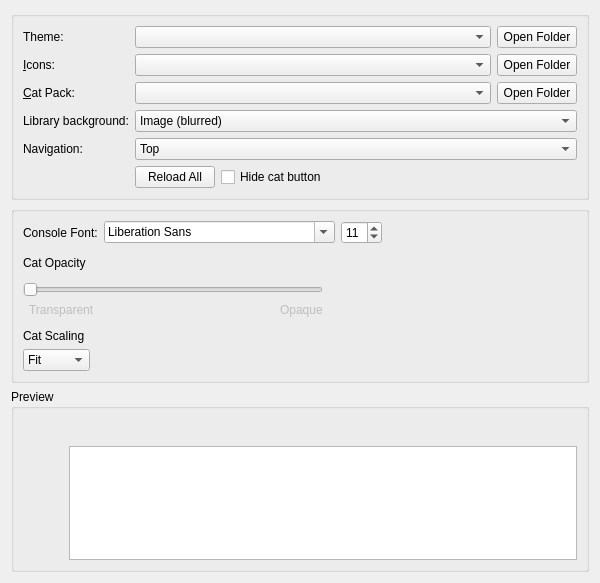
<?xml version="1.0" encoding="UTF-8"?>
<ui version="4.0">
 <class>AppearanceWidget</class>
 <widget class="QWidget" name="AppearanceWidget">
  <property name="geometry">
   <rect>
    <x>0</x>
    <y>0</y>
    <width>600</width>
    <height>583</height>
   </rect>
  </property>
  <property name="minimumSize">
   <size>
    <width>300</width>
    <height>0</height>
   </size>
  </property>
  <layout class="QVBoxLayout" name="verticalLayout" stretch="0,0,0">
   <item>
    <widget class="QGroupBox" name="themingBox">
     <property name="title">
      <string/>
     </property>
     <property name="flat">
      <bool>false</bool>
     </property>
     <layout class="QVBoxLayout" name="verticalLayout_2">
      <item>
       <layout class="QGridLayout" name="gridLayout">
        <item row="3" column="0">
         <widget class="QLabel" name="workspaceBackgroundLabel">
          <property name="text"><string>Library background:</string></property>
          <property name="buddy"><cstring>workspaceBackgroundCombo</cstring></property>
         </widget>
        </item>
        <item row="3" column="2" colspan="2">
         <widget class="QComboBox" name="workspaceBackgroundCombo">
          <item><property name="text"><string>Image (blurred)</string></property></item>
          <item><property name="text"><string>Solid color</string></property></item>
         </widget>
        </item>
        <item row="1" column="0">
         <widget class="QLabel" name="iconsLabel">
          <property name="text">
           <string>&amp;Icons:</string>
          </property>
          <property name="buddy">
           <cstring>iconsComboBox</cstring>
          </property>
         </widget>
        </item>
        <item row="2" column="0">
         <widget class="QLabel" name="catPackLabel">
          <property name="text">
           <string>&amp;Cat Pack:</string>
          </property>
          <property name="buddy">
           <cstring>catPackComboBox</cstring>
          </property>
         </widget>
        </item>
        <item row="0" column="3">
         <widget class="QPushButton" name="widgetStyleFolder">
          <property name="toolTip">
           <string>View widget themes folder.</string>
          </property>
          <property name="text">
           <string>Open Folder</string>
          </property>
         </widget>
        </item>
        <item row="1" column="2">
         <widget class="QComboBox" name="iconsComboBox">
          <property name="sizePolicy">
           <sizepolicy hsizetype="Expanding" vsizetype="Fixed">
            <horstretch>0</horstretch>
            <verstretch>0</verstretch>
           </sizepolicy>
          </property>
          <property name="focusPolicy">
           <enum>Qt::FocusPolicy::StrongFocus</enum>
          </property>
         </widget>
        </item>
        <item row="2" column="2">
         <widget class="QComboBox" name="catPackComboBox"/>
        </item>
        <item row="0" column="2">
         <widget class="QComboBox" name="widgetStyleComboBox">
          <property name="sizePolicy">
           <sizepolicy hsizetype="Expanding" vsizetype="Fixed">
            <horstretch>0</horstretch>
            <verstretch>0</verstretch>
           </sizepolicy>
          </property>
          <property name="focusPolicy">
           <enum>Qt::FocusPolicy::StrongFocus</enum>
          </property>
         </widget>
        </item>
        <item row="1" column="3">
         <widget class="QPushButton" name="iconsFolder">
          <property name="toolTip">
           <string>View icon themes folder.</string>
          </property>
          <property name="text">
           <string>Open Folder</string>
          </property>
         </widget>
        </item>
        <item row="0" column="0">
         <widget class="QLabel" name="widgetStyleLabel">
          <property name="text">
           <string>Theme:</string>
          </property>
          <property name="buddy">
           <cstring>widgetStyleComboBox</cstring>
          </property>
         </widget>
        </item>
        <item row="2" column="3">
         <widget class="QPushButton" name="catPackFolder">
          <property name="toolTip">
           <string>View cat packs folder.</string>
          </property>
          <property name="text">
           <string>Open Folder</string>
          </property>
         </widget>
        </item>
        <item row="5" column="2">
         <layout class="QHBoxLayout" name="horizontalLayout_8">
          <item>
           <widget class="QPushButton" name="reloadThemesButton">
            <property name="sizePolicy">
             <sizepolicy hsizetype="Maximum" vsizetype="Fixed">
              <horstretch>0</horstretch>
              <verstretch>0</verstretch>
             </sizepolicy>
            </property>
            <property name="text">
             <string>Reload All</string>
            </property>
           </widget>
          </item>
          <item>
           <widget class="QCheckBox" name="hideCatButtonCheckBox">
            <property name="text">
             <string>Hide cat button</string>
            </property>
           </widget>
          </item>
         </layout>
        </item>
        <item row="4" column="0">
         <widget class="QLabel" name="workspaceNavigationLabel">
          <property name="text">
           <string>Navigation:</string>
          </property>
          <property name="buddy">
           <cstring>workspaceNavigationCombo</cstring>
          </property>
         </widget>
        </item>
        <item row="4" column="2" colspan="2">
         <widget class="QComboBox" name="workspaceNavigationCombo">
          <item>
           <property name="text">
            <string>Top</string>
           </property>
          </item>
          <item>
           <property name="text">
            <string>Side</string>
           </property>
          </item>
         </widget>
        </item>
       </layout>
      </item>
     </layout>
    </widget>
   </item>
   <item>
    <widget class="QGroupBox" name="settingsBox">
     <property name="title">
      <string/>
     </property>
     <layout class="QVBoxLayout" name="verticalLayout_5">
      <item>
       <layout class="QHBoxLayout" name="horizontalLayout_5">
        <item>
         <widget class="QLabel" name="label">
          <property name="text">
           <string>Console Font:</string>
          </property>
         </widget>
        </item>
        <item>
         <widget class="QFontComboBox" name="consoleFont"/>
        </item>
        <item>
         <widget class="QSpinBox" name="fontSizeBox">
          <property name="sizePolicy">
           <sizepolicy hsizetype="Maximum" vsizetype="Fixed">
            <horstretch>0</horstretch>
            <verstretch>0</verstretch>
           </sizepolicy>
          </property>
          <property name="minimum">
           <number>5</number>
          </property>
          <property name="maximum">
           <number>16</number>
          </property>
          <property name="value">
           <number>11</number>
          </property>
         </widget>
        </item>
        <item>
         <spacer name="horizontalSpacer_2">
          <property name="orientation">
           <enum>Qt::Orientation::Horizontal</enum>
          </property>
          <property name="sizeHint" stdset="0">
           <size>
            <width>0</width>
            <height>0</height>
           </size>
          </property>
         </spacer>
        </item>
       </layout>
      </item>
      <item>
       <spacer name="verticalSpacer_2">
        <property name="orientation">
         <enum>Qt::Orientation::Vertical</enum>
        </property>
        <property name="sizeType">
         <enum>QSizePolicy::Policy::Fixed</enum>
        </property>
        <property name="sizeHint" stdset="0">
         <size>
          <width>0</width>
          <height>6</height>
         </size>
        </property>
       </spacer>
      </item>
      <item>
       <widget class="QLabel" name="catOpacityLabel">
        <property name="text">
         <string>Cat Opacity</string>
        </property>
       </widget>
      </item>
      <item>
       <widget class="QWidget" name="widget_2" native="true">
        <property name="maximumSize">
         <size>
          <width>300</width>
          <height>16777215</height>
         </size>
        </property>
        <layout class="QHBoxLayout" name="horizontalLayout_2">
         <property name="leftMargin">
          <number>0</number>
         </property>
         <property name="topMargin">
          <number>0</number>
         </property>
         <property name="rightMargin">
          <number>0</number>
         </property>
         <property name="bottomMargin">
          <number>0</number>
         </property>
        </layout>
       </widget>
      </item>
      <item>
       <widget class="QWidget" name="widget" native="true">
        <property name="maximumSize">
         <size>
          <width>300</width>
          <height>16777215</height>
         </size>
        </property>
        <layout class="QGridLayout" name="gridLayout_4">
         <property name="leftMargin">
          <number>0</number>
         </property>
         <property name="topMargin">
          <number>0</number>
         </property>
         <property name="rightMargin">
          <number>0</number>
         </property>
         <property name="bottomMargin">
          <number>0</number>
         </property>
         <item row="3" column="3">
          <widget class="QLabel" name="label_5">
           <property name="enabled">
            <bool>false</bool>
           </property>
           <property name="text">
            <string>Opaque</string>
           </property>
          </widget>
         </item>
         <item row="3" column="2">
          <spacer name="horizontalSpacer_4">
           <property name="orientation">
            <enum>Qt::Orientation::Horizontal</enum>
           </property>
           <property name="sizeHint" stdset="0">
            <size>
             <width>0</width>
             <height>0</height>
            </size>
           </property>
          </spacer>
         </item>
         <item row="3" column="1">
          <widget class="QLabel" name="label_4">
           <property name="enabled">
            <bool>false</bool>
           </property>
           <property name="text">
            <string>Transparent</string>
           </property>
          </widget>
         </item>
         <item row="2" column="0" colspan="4">
          <widget class="QSlider" name="catOpacitySlider">
           <property name="minimumSize">
            <size>
             <width>0</width>
             <height>0</height>
            </size>
           </property>
           <property name="maximum">
            <number>100</number>
           </property>
           <property name="orientation">
            <enum>Qt::Orientation::Horizontal</enum>
           </property>
          </widget>
         </item>
        </layout>
       </widget>
      </item>
      <item>
       <spacer name="verticalSpacer">
        <property name="orientation">
         <enum>Qt::Orientation::Vertical</enum>
        </property>
        <property name="sizeType">
         <enum>QSizePolicy::Policy::Fixed</enum>
        </property>
        <property name="sizeHint" stdset="0">
         <size>
          <width>0</width>
          <height>6</height>
         </size>
        </property>
       </spacer>
      </item>
      <item>
       <widget class="QLabel" name="catFitLabel">
        <property name="sizePolicy">
         <sizepolicy hsizetype="Maximum" vsizetype="Fixed">
          <horstretch>0</horstretch>
          <verstretch>0</verstretch>
         </sizepolicy>
        </property>
        <property name="text">
         <string>Cat Scaling</string>
        </property>
       </widget>
      </item>
      <item>
       <widget class="QComboBox" name="catFitComboBox">
        <property name="sizePolicy">
         <sizepolicy hsizetype="Maximum" vsizetype="Fixed">
          <horstretch>0</horstretch>
          <verstretch>0</verstretch>
         </sizepolicy>
        </property>
        <property name="sizeHint" stdset="0">
         <size>
          <width>68</width>
          <height>22</height>
         </size>
        </property>
        <property name="currentIndex">
         <number>0</number>
        </property>
        <item>
         <property name="text">
          <string>Fit</string>
         </property>
        </item>
        <item>
         <property name="text">
          <string>Fill</string>
         </property>
        </item>
        <item>
         <property name="text">
          <string>Stretch</string>
         </property>
        </item>
       </widget>
      </item>
     </layout>
    </widget>
   </item>
   <item>
    <widget class="QGroupBox" name="previewBox">
     <property name="title">
      <string>Preview</string>
     </property>
     <layout class="QVBoxLayout" name="verticalLayout_3">
      <item>
       <layout class="QHBoxLayout" name="horizontalLayout_3">
        <item>
         <widget class="QPushButton" name="catPreview">
          <property name="sizePolicy">
           <sizepolicy hsizetype="Fixed" vsizetype="Minimum">
            <horstretch>0</horstretch>
            <verstretch>0</verstretch>
           </sizepolicy>
          </property>
          <property name="focusPolicy">
           <enum>Qt::FocusPolicy::NoFocus</enum>
          </property>
          <property name="text">
           <string/>
          </property>
          <property name="iconSize">
           <size>
            <width>64</width>
            <height>128</height>
           </size>
          </property>
          <property name="flat">
           <bool>true</bool>
          </property>
         </widget>
        </item>
        <item>
         <layout class="QVBoxLayout" name="verticalLayout_4">
          <item>
           <layout class="QHBoxLayout" name="horizontalLayout">
            <item>
             <widget class="QPushButton" name="icon1">
              <property name="focusPolicy">
               <enum>Qt::FocusPolicy::NoFocus</enum>
              </property>
              <property name="text">
               <string/>
              </property>
              <property name="icon">
               <iconset theme="new"/>
              </property>
              <property name="flat">
               <bool>true</bool>
              </property>
             </widget>
            </item>
            <item>
             <widget class="QPushButton" name="icon2">
              <property name="focusPolicy">
               <enum>Qt::FocusPolicy::NoFocus</enum>
              </property>
              <property name="text">
               <string/>
              </property>
              <property name="icon">
               <iconset theme="centralmods"/>
              </property>
              <property name="flat">
               <bool>true</bool>
              </property>
             </widget>
            </item>
            <item>
             <widget class="QPushButton" name="icon3">
              <property name="focusPolicy">
               <enum>Qt::FocusPolicy::NoFocus</enum>
              </property>
              <property name="text">
               <string/>
              </property>
              <property name="icon">
               <iconset theme="viewfolder"/>
              </property>
              <property name="flat">
               <bool>true</bool>
              </property>
             </widget>
            </item>
            <item>
             <widget class="QPushButton" name="icon4">
              <property name="focusPolicy">
               <enum>Qt::FocusPolicy::NoFocus</enum>
              </property>
              <property name="text">
               <string/>
              </property>
              <property name="icon">
               <iconset theme="launch"/>
              </property>
              <property name="flat">
               <bool>true</bool>
              </property>
             </widget>
            </item>
            <item>
             <widget class="QPushButton" name="icon5">
              <property name="focusPolicy">
               <enum>Qt::FocusPolicy::NoFocus</enum>
              </property>
              <property name="text">
               <string/>
              </property>
              <property name="icon">
               <iconset theme="copy"/>
              </property>
              <property name="flat">
               <bool>true</bool>
              </property>
             </widget>
            </item>
            <item>
             <widget class="QPushButton" name="icon6">
              <property name="focusPolicy">
               <enum>Qt::FocusPolicy::NoFocus</enum>
              </property>
              <property name="text">
               <string/>
              </property>
              <property name="icon">
               <iconset theme="export"/>
              </property>
              <property name="flat">
               <bool>true</bool>
              </property>
             </widget>
            </item>
            <item>
             <widget class="QPushButton" name="icon7">
              <property name="focusPolicy">
               <enum>Qt::FocusPolicy::NoFocus</enum>
              </property>
              <property name="text">
               <string/>
              </property>
              <property name="icon">
               <iconset theme="delete"/>
              </property>
              <property name="flat">
               <bool>true</bool>
              </property>
             </widget>
            </item>
            <item>
             <widget class="QPushButton" name="icon8">
              <property name="focusPolicy">
               <enum>Qt::FocusPolicy::NoFocus</enum>
              </property>
              <property name="text">
               <string/>
              </property>
              <property name="icon">
               <iconset theme="about"/>
              </property>
              <property name="flat">
               <bool>true</bool>
              </property>
             </widget>
            </item>
            <item>
             <widget class="QPushButton" name="icon9">
              <property name="focusPolicy">
               <enum>Qt::FocusPolicy::NoFocus</enum>
              </property>
              <property name="text">
               <string/>
              </property>
              <property name="icon">
               <iconset theme="settings"/>
              </property>
              <property name="flat">
               <bool>true</bool>
              </property>
             </widget>
            </item>
            <item>
             <widget class="QPushButton" name="icon10">
              <property name="focusPolicy">
               <enum>Qt::FocusPolicy::NoFocus</enum>
              </property>
              <property name="text">
               <string/>
              </property>
              <property name="icon">
               <iconset theme="cat"/>
              </property>
              <property name="flat">
               <bool>true</bool>
              </property>
             </widget>
            </item>
            <item>
             <spacer name="horizontalSpacer">
              <property name="orientation">
               <enum>Qt::Orientation::Horizontal</enum>
              </property>
              <property name="sizeHint" stdset="0">
               <size>
                <width>0</width>
                <height>0</height>
               </size>
              </property>
             </spacer>
            </item>
           </layout>
          </item>
          <item>
           <widget class="QTextEdit" name="consolePreview">
            <property name="sizePolicy">
             <sizepolicy hsizetype="Expanding" vsizetype="Expanding">
              <horstretch>0</horstretch>
              <verstretch>0</verstretch>
             </sizepolicy>
            </property>
            <property name="horizontalScrollBarPolicy">
             <enum>Qt::ScrollBarPolicy::ScrollBarAsNeeded</enum>
            </property>
            <property name="undoRedoEnabled">
             <bool>false</bool>
            </property>
            <property name="textInteractionFlags">
             <set>Qt::TextInteractionFlag::TextSelectableByKeyboard|Qt::TextInteractionFlag::TextSelectableByMouse</set>
            </property>
           </widget>
          </item>
         </layout>
        </item>
       </layout>
      </item>
     </layout>
    </widget>
   </item>
  </layout>
 </widget>
 <tabstops>
  <tabstop>widgetStyleComboBox</tabstop>
  <tabstop>widgetStyleFolder</tabstop>
  <tabstop>iconsComboBox</tabstop>
  <tabstop>iconsFolder</tabstop>
  <tabstop>catPackComboBox</tabstop>
  <tabstop>catPackFolder</tabstop>
  <tabstop>consoleFont</tabstop>
  <tabstop>fontSizeBox</tabstop>
  <tabstop>catFitComboBox</tabstop>
  <tabstop>catOpacitySlider</tabstop>
  <tabstop>consolePreview</tabstop>
 </tabstops>
 <resources/>
 <connections/>
</ui>
